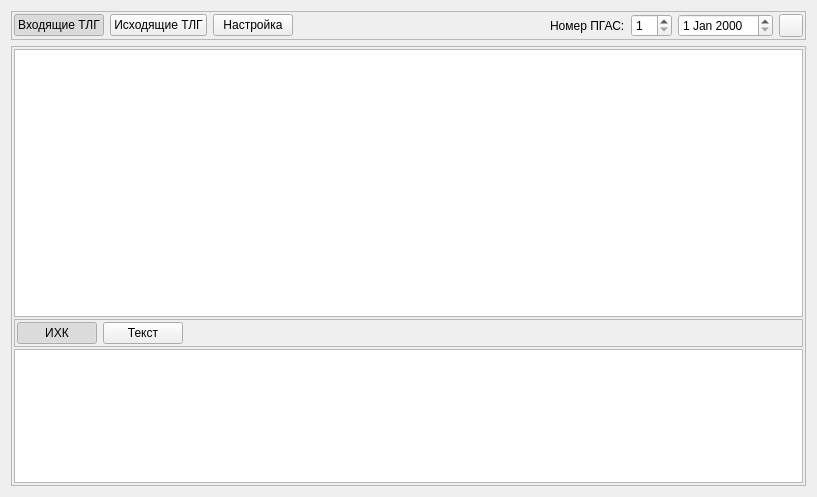
<?xml version="1.0" encoding="UTF-8"?>
<ui version="4.0">
 <class>ZPSIndicatorData</class>
 <widget class="QWidget" name="ZPSIndicatorData">
  <property name="geometry">
   <rect>
    <x>0</x>
    <y>0</y>
    <width>817</width>
    <height>497</height>
   </rect>
  </property>
  <property name="windowTitle">
   <string>Form</string>
  </property>
  <layout class="QVBoxLayout" name="verticalLayout_2">
   <item>
    <widget class="QFrame" name="frame">
     <property name="frameShape">
      <enum>QFrame::StyledPanel</enum>
     </property>
     <property name="frameShadow">
      <enum>QFrame::Raised</enum>
     </property>
     <layout class="QHBoxLayout" name="horizontalLayout">
      <property name="leftMargin">
       <number>2</number>
      </property>
      <property name="topMargin">
       <number>2</number>
      </property>
      <property name="rightMargin">
       <number>2</number>
      </property>
      <property name="bottomMargin">
       <number>2</number>
      </property>
      <item>
       <widget class="QPushButton" name="inputPushButton">
        <property name="text">
         <string>Входящие ТЛГ</string>
        </property>
        <property name="checkable">
         <bool>true</bool>
        </property>
        <property name="checked">
         <bool>true</bool>
        </property>
       </widget>
      </item>
      <item>
       <widget class="QPushButton" name="outputPushButton">
        <property name="text">
         <string>Исходящие ТЛГ</string>
        </property>
        <property name="checkable">
         <bool>true</bool>
        </property>
       </widget>
      </item>
      <item>
       <widget class="QPushButton" name="settingPushButton">
        <property name="text">
         <string>Настройка</string>
        </property>
       </widget>
      </item>
      <item>
       <spacer name="horizontalSpacer">
        <property name="orientation">
         <enum>Qt::Horizontal</enum>
        </property>
        <property name="sizeHint" stdset="0">
         <size>
          <width>174</width>
          <height>20</height>
         </size>
        </property>
       </spacer>
      </item>
      <item>
       <widget class="QLabel" name="label">
        <property name="text">
         <string>Номер ПГАС:</string>
        </property>
       </widget>
      </item>
      <item>
       <widget class="QSpinBox" name="pgasNumberSpinBox">
        <property name="minimum">
         <number>1</number>
        </property>
       </widget>
      </item>
      <item>
       <widget class="QDateEdit" name="dateEdit"/>
      </item>
      <item>
       <widget class="QToolButton" name="checkToolButton">
        <property name="text">
         <string/>
        </property>
        <property name="icon">
         <iconset resource="../../../resources.qrc">
          <normaloff>:/icons/checked.png</normaloff>:/icons/checked.png</iconset>
        </property>
       </widget>
      </item>
     </layout>
    </widget>
   </item>
   <item>
    <widget class="QFrame" name="frame_2">
     <property name="frameShape">
      <enum>QFrame::StyledPanel</enum>
     </property>
     <property name="frameShadow">
      <enum>QFrame::Raised</enum>
     </property>
     <layout class="QVBoxLayout" name="verticalLayout" stretch="4,0,2">
      <property name="spacing">
       <number>2</number>
      </property>
      <property name="leftMargin">
       <number>2</number>
      </property>
      <property name="topMargin">
       <number>2</number>
      </property>
      <property name="rightMargin">
       <number>2</number>
      </property>
      <property name="bottomMargin">
       <number>2</number>
      </property>
      <item>
       <widget class="QTableView" name="tableView"/>
      </item>
      <item>
       <widget class="QStackedWidget" name="stackedWidget">
        <property name="currentIndex">
         <number>0</number>
        </property>
        <widget class="QWidget" name="inputPage">
         <layout class="QGridLayout" name="gridLayout">
          <property name="leftMargin">
           <number>0</number>
          </property>
          <property name="topMargin">
           <number>0</number>
          </property>
          <property name="rightMargin">
           <number>0</number>
          </property>
          <property name="bottomMargin">
           <number>0</number>
          </property>
          <property name="spacing">
           <number>0</number>
          </property>
          <item row="0" column="0">
           <widget class="QFrame" name="frame_3">
            <property name="frameShape">
             <enum>QFrame::StyledPanel</enum>
            </property>
            <property name="frameShadow">
             <enum>QFrame::Raised</enum>
            </property>
            <layout class="QHBoxLayout" name="horizontalLayout_2">
             <property name="leftMargin">
              <number>2</number>
             </property>
             <property name="topMargin">
              <number>2</number>
             </property>
             <property name="rightMargin">
              <number>2</number>
             </property>
             <property name="bottomMargin">
              <number>2</number>
             </property>
             <item>
              <widget class="QPushButton" name="ikhPushButton">
               <property name="text">
                <string>ИХК</string>
               </property>
               <property name="checkable">
                <bool>true</bool>
               </property>
               <property name="checked">
                <bool>true</bool>
               </property>
              </widget>
             </item>
             <item>
              <widget class="QPushButton" name="textPushButton">
               <property name="text">
                <string>Текст</string>
               </property>
               <property name="checkable">
                <bool>true</bool>
               </property>
               <property name="checked">
                <bool>false</bool>
               </property>
              </widget>
             </item>
             <item>
              <spacer name="horizontalSpacer_2">
               <property name="orientation">
                <enum>Qt::Horizontal</enum>
               </property>
               <property name="sizeHint" stdset="0">
                <size>
                 <width>551</width>
                 <height>20</height>
                </size>
               </property>
              </spacer>
             </item>
            </layout>
           </widget>
          </item>
         </layout>
        </widget>
        <widget class="QWidget" name="outputPage">
         <layout class="QGridLayout" name="gridLayout_2">
          <property name="leftMargin">
           <number>0</number>
          </property>
          <property name="topMargin">
           <number>0</number>
          </property>
          <property name="rightMargin">
           <number>0</number>
          </property>
          <property name="bottomMargin">
           <number>0</number>
          </property>
          <property name="spacing">
           <number>0</number>
          </property>
          <item row="0" column="0">
           <widget class="QFrame" name="frame_4">
            <property name="frameShape">
             <enum>QFrame::StyledPanel</enum>
            </property>
            <property name="frameShadow">
             <enum>QFrame::Raised</enum>
            </property>
            <layout class="QHBoxLayout" name="horizontalLayout_3">
             <property name="spacing">
              <number>3</number>
             </property>
             <property name="leftMargin">
              <number>0</number>
             </property>
             <property name="topMargin">
              <number>0</number>
             </property>
             <property name="rightMargin">
              <number>0</number>
             </property>
             <property name="bottomMargin">
              <number>0</number>
             </property>
             <item>
              <widget class="QLabel" name="label_2">
               <property name="text">
                <string>Уровень излучения:</string>
               </property>
              </widget>
             </item>
             <item>
              <widget class="QComboBox" name="comboBox"/>
             </item>
             <item>
              <widget class="QLabel" name="label_3">
               <property name="text">
                <string>Канал:</string>
               </property>
              </widget>
             </item>
             <item>
              <widget class="QComboBox" name="comboBox_2"/>
             </item>
             <item>
              <widget class="QLabel" name="label_4">
               <property name="text">
                <string>Число синхро:</string>
               </property>
              </widget>
             </item>
             <item>
              <widget class="QComboBox" name="comboBox_3"/>
             </item>
             <item>
              <widget class="QDateTimeEdit" name="dateTimeEdit"/>
             </item>
             <item>
              <widget class="QToolButton" name="toolButton_2">
               <property name="text">
                <string/>
               </property>
               <property name="icon">
                <iconset resource="../../../resources.qrc">
                 <normaloff>:/icons/redo-circular-arrow.png</normaloff>:/icons/redo-circular-arrow.png</iconset>
               </property>
              </widget>
             </item>
             <item>
              <widget class="QPushButton" name="pushButton_6">
               <property name="text">
                <string>Излучить</string>
               </property>
              </widget>
             </item>
            </layout>
           </widget>
          </item>
         </layout>
        </widget>
       </widget>
      </item>
      <item>
       <widget class="QTextEdit" name="textEdit"/>
      </item>
     </layout>
    </widget>
   </item>
  </layout>
 </widget>
 <resources>
  <include location="../../../resources.qrc"/>
 </resources>
 <connections/>
</ui>
